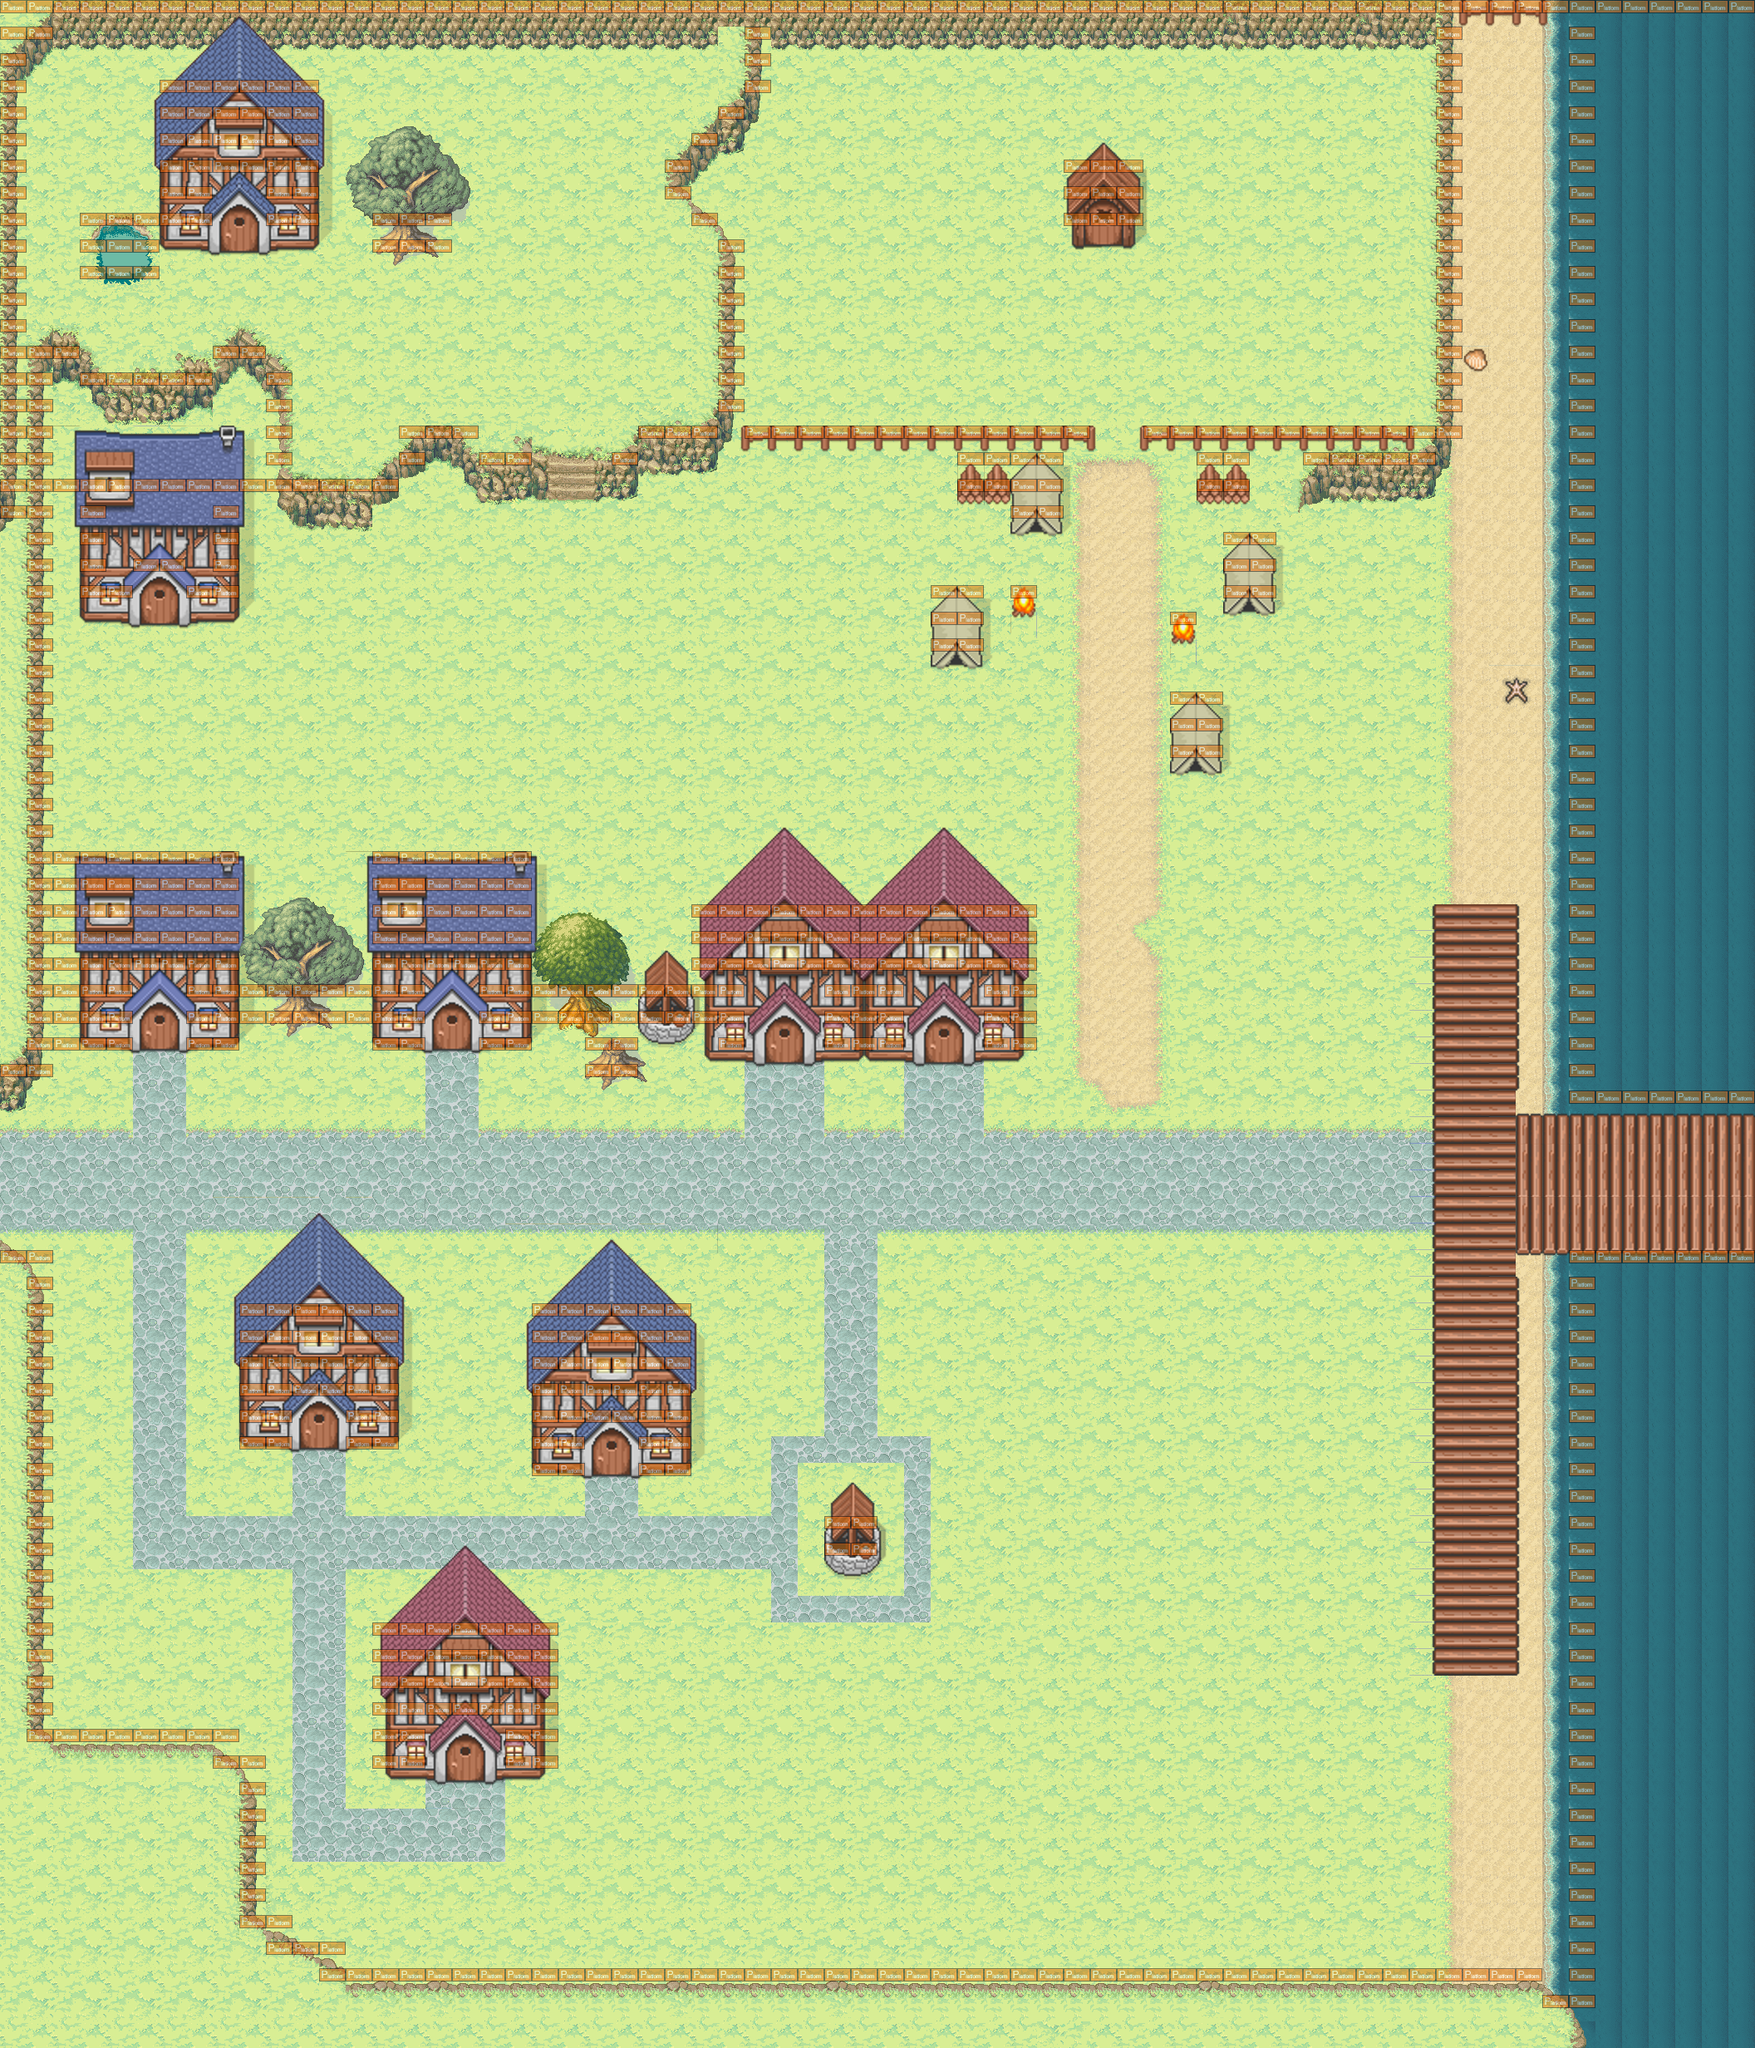

A level layout from a 2D game, rendered from its tile map. Below: a short description, then the map file with tile-grid data replaced by summaries:
An orthogonal 66x77 tile map with 32x32 px tiles, 8 tile layers (Ground, Fringe, Finge2, Houses, ...), 6 tilesets and 6 objects (4x me.LevelEntity, 2x npc).

<map version="1.0" orientation="orthogonal" width="66" height="77" tilewidth="32" tileheight="32">
 <tileset firstgid="1" name="Grasslands" tilewidth="32" tileheight="32">
  <image source="../images/GrasslandV6_0_3.png" width="554" height="789" />
 </tileset>
 <tileset firstgid="409" name="Trees" tilewidth="32" tileheight="32">
  <image source="../images/treesv6_0.png" width="672" height="192" />
 </tileset>
 <tileset firstgid="535" name="Browser Quest" tilewidth="32" tileheight="32">
  <image source="../images/browserquest.png" width="640" height="3136" />
 </tileset>
 <tileset firstgid="2495" name="beach_sand_woa3_0" tilewidth="32" tileheight="32">
  <image source="../images/beach_sand_woa3_0.png" width="228" height="794" />
 </tileset>
 <tileset firstgid="2663" name="Houses" tilewidth="32" tileheight="32">
  <image source="../images/Houses.png" width="564" height="320" />
 </tileset>
 <tileset firstgid="2833" name="metatiles32x32" tilewidth="32" tileheight="32">
  <image source="../images/metatiles32x32.png" width="160" height="32" />
 </tileset>
 <layer name="Ground" width="66" height="77">
  <data>[5082 cells, 5082 non-empty, 30 distinct tile ids]</data>
 </layer>
 <layer name="Fringe" width="66" height="77">
  <data>[5082 cells, 773 non-empty, 127 distinct tile ids]</data>
 </layer>
 <layer name="Finge2" width="66" height="77">
  <data>[5082 cells, 29 non-empty, 9 distinct tile ids]</data>
 </layer>
 <layer name="Houses" width="66" height="77">
  <data>[5082 cells, 584 non-empty, 249 distinct tile ids]</data>
 </layer>
 <layer name="Houses2" width="66" height="77">
  <data>[5082 cells, 136 non-empty, 72 distinct tile ids]</data>
 </layer>
 <objectgroup name="Entities" width="66" height="77">
  <object name="npc" x="928" y="1760" width="32" height="32">
   <properties>
    <property name="dialog" value="I have your dolly!" />
    <property name="pathkey" value="fountainChild" />
    <property name="spritekey" value="npc-child-male" />
   </properties>
  </object>
  <object name="npc" x="928" y="1728" width="32" height="32">
   <properties>
    <property name="dialog" value="Give me back Suzie!" />
    <property name="pathkey" value="fountainChild" />
    <property name="spritekey" value="npc-child-female" />
   </properties>
  </object>
  <object name="me.LevelEntity" x="160" y="1184" width="64" height="32">
   <properties>
    <property name="duration" value="250" />
    <property name="fade" value="#000000" />
    <property name="remember" value="true" />
    <property name="to" value="Augustun-ArmorShop" />
    <property name="type" value="building" />
   </properties>
  </object>
  <object name="me.LevelEntity" x="513" y="1185" width="64" height="32">
   <properties>
    <property name="duration" value="250" />
    <property name="fade" value="#000000" />
    <property name="remember" value="true" />
    <property name="to" value="Augustun-WeaponShop" />
    <property name="type" value="building" />
   </properties>
  </object>
  <object name="me.LevelEntity" x="896" y="1184" width="96" height="32">
   <properties>
    <property name="duration" value="250" />
    <property name="exitto" value="8,11" />
    <property name="fade" value="#000000" />
    <property name="remember" value="true" />
    <property name="to" value="Augustun-Inn" />
    <property name="type" value="building" />
   </properties>
  </object>
  <object name="me.LevelEntity" x="1088" y="1184" width="96" height="32">
   <properties>
    <property name="duration" value="250" />
    <property name="exitto" value="30,11" />
    <property name="fade" value="#000000" />
    <property name="remember" value="true" />
    <property name="to" value="Augustun-Inn" />
    <property name="type" value="building" />
   </properties>
  </object>
 </objectgroup>
 <layer name="Trees" width="66" height="77">
  <data>[5082 cells, 86 non-empty, 56 distinct tile ids]</data>
 </layer>
 <layer name="Trees2" width="66" height="77">
  <data>[5082 cells, 15 non-empty, 15 distinct tile ids]</data>
 </layer>
 <layer name="Collision" width="66" height="77" opacity="0.48">
  <data>[5082 cells, 767 non-empty, 1 distinct tile ids]</data>
 </layer>
</map>